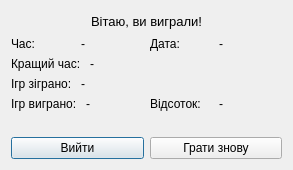
<?xml version="1.0" encoding="UTF-8"?>
<ui version="4.0">
 <class>Advert</class>
 <widget class="QDialog" name="Advert">
  <property name="geometry">
   <rect>
    <x>0</x>
    <y>0</y>
    <width>293</width>
    <height>170</height>
   </rect>
  </property>
  <property name="windowTitle">
   <string>Dialog</string>
  </property>
  <layout class="QGridLayout" name="gridLayout">
   <item row="0" column="0">
    <layout class="QHBoxLayout" name="horizontalLayout_2">
     <item>
      <spacer name="horizontalSpacer">
       <property name="orientation">
        <enum>Qt::Horizontal</enum>
       </property>
       <property name="sizeHint" stdset="0">
        <size>
         <width>40</width>
         <height>20</height>
        </size>
       </property>
      </spacer>
     </item>
     <item>
      <widget class="QLabel" name="labelText">
       <property name="font">
        <font>
         <pointsize>10</pointsize>
        </font>
       </property>
       <property name="text">
        <string>Вітаю, ви виграли!</string>
       </property>
      </widget>
     </item>
     <item>
      <spacer name="horizontalSpacer_2">
       <property name="orientation">
        <enum>Qt::Horizontal</enum>
       </property>
       <property name="sizeHint" stdset="0">
        <size>
         <width>40</width>
         <height>20</height>
        </size>
       </property>
      </spacer>
     </item>
    </layout>
   </item>
   <item row="1" column="0">
    <layout class="QHBoxLayout" name="horizontalLayout_9">
     <item>
      <layout class="QVBoxLayout" name="verticalLayout">
       <item>
        <layout class="QHBoxLayout" name="horizontalLayout_3">
         <item>
          <widget class="QLabel" name="labelTime">
           <property name="text">
            <string>Час: </string>
           </property>
          </widget>
         </item>
         <item>
          <widget class="QLabel" name="insertTime">
           <property name="text">
            <string>-</string>
           </property>
          </widget>
         </item>
        </layout>
       </item>
       <item>
        <layout class="QHBoxLayout" name="horizontalLayout_4">
         <item>
          <widget class="QLabel" name="labelBestTime">
           <property name="text">
            <string>Кращий час: </string>
           </property>
          </widget>
         </item>
         <item>
          <widget class="QLabel" name="insertBestTime">
           <property name="text">
            <string>-</string>
           </property>
          </widget>
         </item>
        </layout>
       </item>
       <item>
        <layout class="QHBoxLayout" name="horizontalLayout_5">
         <item>
          <widget class="QLabel" name="labelPlayed">
           <property name="text">
            <string>Ігр зіграно: </string>
           </property>
          </widget>
         </item>
         <item>
          <widget class="QLabel" name="insertPlayed">
           <property name="text">
            <string>-</string>
           </property>
          </widget>
         </item>
        </layout>
       </item>
       <item>
        <layout class="QHBoxLayout" name="horizontalLayout_6">
         <item>
          <widget class="QLabel" name="labelWon">
           <property name="text">
            <string>Ігр виграно: </string>
           </property>
          </widget>
         </item>
         <item>
          <widget class="QLabel" name="insertWon">
           <property name="text">
            <string>-</string>
           </property>
          </widget>
         </item>
        </layout>
       </item>
      </layout>
     </item>
     <item>
      <layout class="QVBoxLayout" name="verticalLayout_2">
       <item>
        <layout class="QHBoxLayout" name="horizontalLayout_7">
         <item>
          <widget class="QLabel" name="labelDate">
           <property name="text">
            <string>Дата: </string>
           </property>
          </widget>
         </item>
         <item>
          <widget class="QLabel" name="insertDate">
           <property name="text">
            <string>-</string>
           </property>
          </widget>
         </item>
        </layout>
       </item>
       <item>
        <spacer name="verticalSpacer">
         <property name="orientation">
          <enum>Qt::Vertical</enum>
         </property>
         <property name="sizeHint" stdset="0">
          <size>
           <width>20</width>
           <height>18</height>
          </size>
         </property>
        </spacer>
       </item>
       <item>
        <layout class="QHBoxLayout" name="horizontalLayout_8">
         <item>
          <widget class="QLabel" name="labelPercentage">
           <property name="text">
            <string>Відсоток: </string>
           </property>
          </widget>
         </item>
         <item>
          <widget class="QLabel" name="insertPercentage">
           <property name="text">
            <string>-</string>
           </property>
          </widget>
         </item>
        </layout>
       </item>
      </layout>
     </item>
    </layout>
   </item>
   <item row="2" column="0">
    <spacer name="verticalSpacer_2">
     <property name="orientation">
      <enum>Qt::Vertical</enum>
     </property>
     <property name="sizeHint" stdset="0">
      <size>
       <width>20</width>
       <height>4</height>
      </size>
     </property>
    </spacer>
   </item>
   <item row="3" column="0">
    <layout class="QHBoxLayout" name="horizontalLayout">
     <item>
      <widget class="QPushButton" name="pushExit">
       <property name="text">
        <string>Вийти</string>
       </property>
      </widget>
     </item>
     <item>
      <widget class="QPushButton" name="pushAgain">
       <property name="text">
        <string>Грати знову</string>
       </property>
      </widget>
     </item>
    </layout>
   </item>
  </layout>
 </widget>
 <tabstops>
  <tabstop>pushAgain</tabstop>
 </tabstops>
 <resources/>
 <connections>
  <connection>
   <sender>pushExit</sender>
   <signal>clicked()</signal>
   <receiver>Advert</receiver>
   <slot>reject()</slot>
   <hints>
    <hint type="sourcelabel">
     <x>52</x>
     <y>145</y>
    </hint>
    <hint type="destinationlabel">
     <x>151</x>
     <y>70</y>
    </hint>
   </hints>
  </connection>
  <connection>
   <sender>pushAgain</sender>
   <signal>clicked()</signal>
   <receiver>Advert</receiver>
   <slot>accept()</slot>
   <hints>
    <hint type="sourcelabel">
     <x>257</x>
     <y>148</y>
    </hint>
    <hint type="destinationlabel">
     <x>252</x>
     <y>67</y>
    </hint>
   </hints>
  </connection>
 </connections>
</ui>
